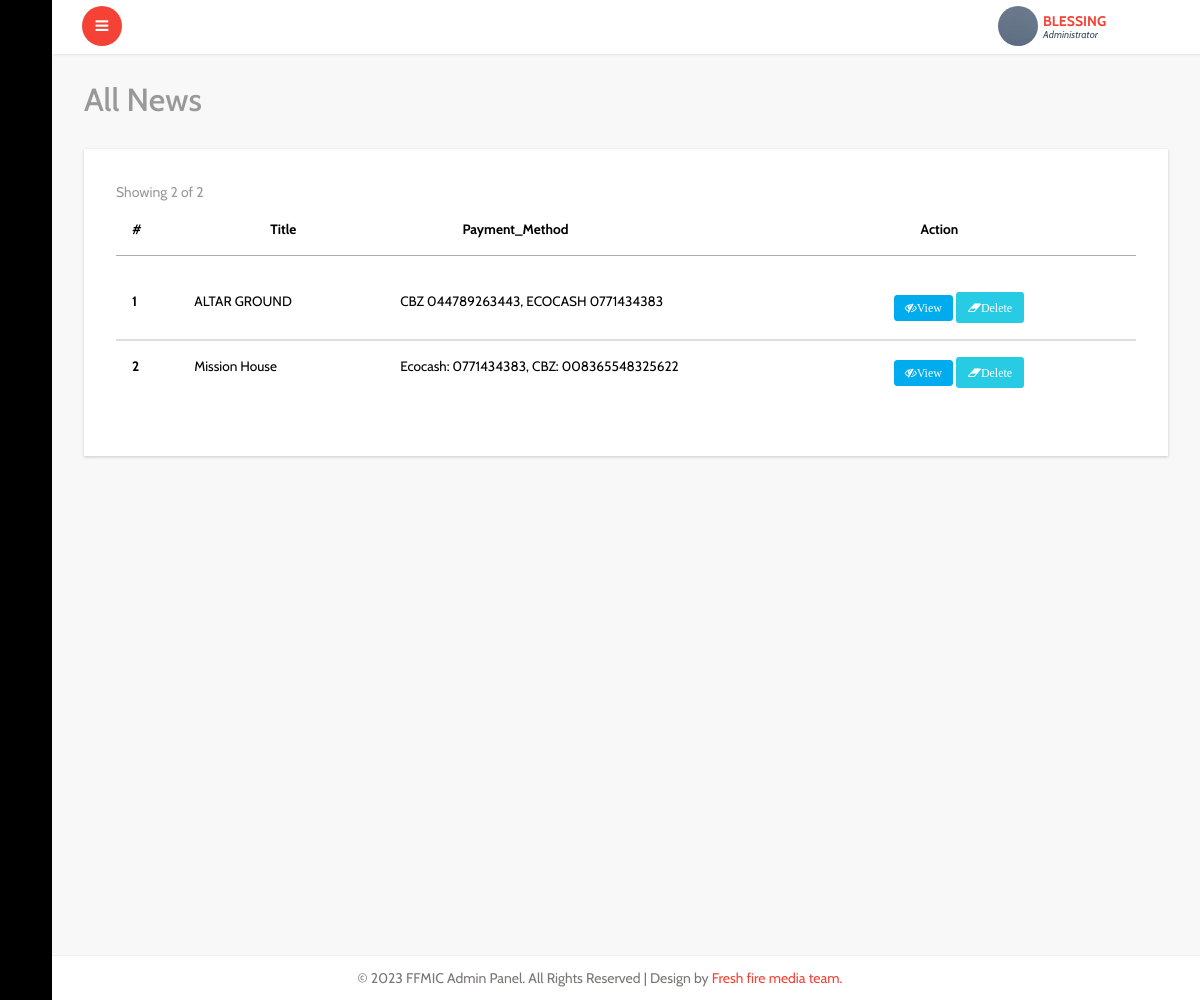
The app's page /admin/all-donation.php (signed in) with its own data.
### tables this page shows
CREATE TABLE IF NOT EXISTS `donation` (
  `id` int NOT NULL AUTO_INCREMENT,
  `title` varchar(60) NOT NULL,
  `detail` varchar(3000) NOT NULL,
  `payment_method` varchar(500) NOT NULL,
  `venue` varchar(120) NOT NULL,
  `phone` varchar(13) NOT NULL,
  PRIMARY KEY (`id`)
);

### idiorm.php (called while the page is built, shortened)
<?php
    class ORM implements ArrayAccess {
        protected static $_default_config = array(
            'connection_string' => 'sqlite::memory:',
            'id_column' => 'id',
            'id_column_overrides' => array(),
            'error_mode' => PDO::ERRMODE_EXCEPTION,
            'username' => null,
            'password' => null,
            'driver_options' => null,
            'identifier_quote_character' => null,
            'limit_clause_style' => null,
            'logging' => false,
            'logger' => null,
            'caching' => false,
            'caching_auto_clear' => false,
            'return_result_sets' => false,
        );
        protected static $_config = array();
        protected static $_db = array();
        protected static $_last_statement = null;
        protected $_connection_name;
        protected $_table_name;
        protected $_values = array();
        protected $_result_columns = array('*');
        protected $_join_sources = array();
        protected $_order_by = array();
        protected $_group_by = array();
        public static function configure($key, $value = null, $connection_name = self::DEFAULT_CONNECTION) {
            if (is_array($key)) {
                foreach ($key as $conf_key => $conf_value) {
                    self::configure($conf_key, $conf_value, $connection_name);
                }
            } else {
                if (is_null($value)) {
                    $value = $key;
                    $key = 'connection_string';
                }
                self::$_config[$connection_name][$key] = $value;
            }
        }
        public static function for_table($table_name, $connection_name = self::DEFAULT_CONNECTION) {
            return new self($table_name, array(), $connection_name);
        }
        protected static function _setup_db_config($connection_name) {
            if (!array_key_exists($connection_name, self::$_config)) {
                self::$_config[$connection_name] = self::$_default_config;
            }
        }
        public static function set_db($db, $connection_name = self::DEFAULT_CONNECTION) {
            self::$_db[$connection_name] = $db;
        }
        protected static function _setup_identifier_quote_character($connection_name) {
            if (is_null(self::$_config[$connection_name]['identifier_quote_character'])) {
                self::$_config[$connection_name]['identifier_quote_character'] =
                    self::_detect_identifier_quote_character($connection_name);
            }
        }
        public static function _setup_limit_clause_style($connection_name) {
            if (is_null(self::$_config[$connection_name]['limit_clause_style'])) {
                self::$_config[$connection_name]['limit_clause_style'] =
                    self::_detect_limit_clause_style($connection_name);
            }
        }
        protected static function _detect_identifier_quote_character($connection_name) {
            switch(self::get_db($connection_name)->getAttribute(PDO::ATTR_DRIVER_NAME)) {
                case 'mysql':
                case 'sqlite':
                case 'sqlite2':
                default:
                    return '`';
            }
        }
        protected static function _detect_limit_clause_style($connection_name) {
            switch(self::get_db($connection_name)->getAttribute(PDO::ATTR_DRIVER_NAME)) {
                default:
                    return ORM::LIMIT_STYLE_LIMIT;
            }
        }
        public static function get_db($connection_name = self::DEFAULT_CONNECTION) {
            return self::$_db[$connection_name];
        }
        public static function get_last_statement() {
            return self::$_last_statement;
        }
        protected static function _execute($query, $parameters = array(), $connection_name = self::DEFAULT_CONNECTION) {
            $statement = self::get_db($connection_name)->prepare($query);
            self::$_last_statement = $statement;
            $time = microtime(true);
            $q = $statement->execute();
            return $q;
        }
        protected static function _log_query($query, $parameters, $connection_name, $query_time) {
            if (!self::$_config[$connection_name]['logging']) {
                return false;
            }
            return true;
        }
        protected function __construct($table_name, $data = array(), $connection_name = self::DEFAULT_CONNECTION) {
            $this->_table_name = $table_name;
            $this->_connection_name = $connection_name;
        }
        public function find_array() {
            return $this->_run();
        }
        protected function _build_select() {
            return $this->_join_if_not_empty(" ", array(
                $this->_build_select_start(),
                $this->_build_join(),
                $this->_build_where(),
                $this->_build_group_by(),
                $this->_build_having(),
                $this->_build_order_by(),
                $this->_build_limit(),
                $this->_build_offset(),
            ));
        }
        protected function _build_select_start() {
            $fragment = 'SELECT ';
            $result_columns = join(', ', $this->_result_columns);
            $fragment .= "{$result_columns} FROM " . $this->_quote_identifier($this->_table_name);
            return $fragment;
        }
        protected function _build_join() {
            if (count($this->_join_sources) === 0) {
                return '';
            }
            return join(" ", $this->_join_sources);
        }
        protected function _build_where() {
            return $this->_build_conditions('where');
        }
        protected function _build_having() {
            return $this->_build_conditions('having');
        }
        protected function _build_group_by() {
            if (count($this->_group_by) === 0) {
                return '';
            }
            return "GROUP BY " . join(", ", $this->_group_by);
        }
        protected function _build_conditions($type) {
            $conditions_class_property_name = "_{$type}_conditions";
            if (count($this->$conditions_class_property_name) === 0) {
                return '';
            }
            $conditions = array();
            return strtoupper($type) . " " . join(" AND ", $conditions);
        }
        protected function _build_order_by() {
            if (count($this->_order_by) === 0) {
                return '';
            }
            return "ORDER BY " . join(", ", $this->_order_by);
        }
        protected function _build_limit() {
            $fragment = '';
            return $fragment;
        }
        protected function _build_offset() {
            return '';
        }
        protected function _join_if_not_empty($glue, $pieces) {
            $filtered_pieces = array();
            foreach ($pieces as $piece) {
                if (is_string($piece)) {
                    $piece = trim($piece);
                }
                if (!empty($piece)) {
                    $filtered_pieces[] = $piece;
                }
            }
            return join($glue, $filtered_pieces);
        }
        protected function _quote_one_identifier($identifier) {
            $parts = explode('.', $identifier);
            $parts = array_map(array($this, '_quote_identifier_part'), $parts);
            return join('.', $parts);
        }
        protected function _quote_identifier($identifier) {
            if (is_array($identifier)) {
                $result = array_map(array($this, '_quote_one_identifier'), $identifier);
                return join(', ', $result);
            } else {
                return $this->_quote_one_identifier($identifier);
            }
        }
        protected function _quote_identifier_part($part) {
            $quote_character = self::$_config[$this->_connection_name]['identifier_quote_character'];
            return $quote_character .
                   str_replace($quote_character,
                               $quote_character . $quote_character,
                               $part
                   ) . $quote_character;
        }
        protected function _run() {
            $query = $this->_build_select();
            $caching_enabled = self::$_config[$this->_connection_name]['caching'];
            self::_execute($query, $this->_values, $this->_connection_name);
            $statement = self::get_last_statement();
            $rows = array();
            while ($row = $statement->fetch(PDO::FETCH_ASSOC)) {
                $rows[] = $row;
            }
            $this->_values = array();
            $this->_result_columns = array('*');
            return $rows;
        }
        public function __call($name, $arguments)
        {
            $method = strtolower(preg_replace('/([a-z])([A-Z])/', '$1_$2', $name));
            if (method_exists($this, $method)) {
                return call_user_func_array(array($this, $method), $arguments);
            } else {
                throw new IdiormMethodMissingException("Method $name() does not exist in class " . get_class($this));
            }
        }
    }

### admin/all-donation.php (the view, shortened to what this page needs)
<?php include"header.php"; ?>
			<div id="page-wrapper">
				<div class="graphs">
					<h3 class="blank1">All News</h3>
					 <div class="xs tabls">
					 <div class="panel-body1">
					   <table class="table">
					    <thead>
							<tr>
							  <th>#</th>
							  <th>Title</th>
							  <th>Payment_Method</th>
							  <th>Action</th>
							</tr>
						  </thead>
						  <tbody>
						   <?php
                                $tbl_name="donation";
        $get_posts_tbl = ORM::for_table("$tbl_name")
                 ->find_array();
	$total_pages = count($get_posts_tbl);
	$limit = 10;
	$page = $_GET['page'];
	if($page)
		$start = ($page - 1) * $limit;
	else
		$start = 0;
				$result = $db->prepare("SELECT * FROM donation  ORDER BY id DESC LIMIT $start, $limit");
				$result->execute();
	$next = $page + 1;
	$lastpage = ceil($total_pages/$limit);
	 ?>
                            <span class="text-muted m-r-sm">Showing
                                 <?php if($lastpage == $next-1):?>
                                    <?=$total_pages?>
                                <?php else:?>
                                <?=$page * $limit?>
                            <?php endif;?>
                                of <?=$total_pages?>
                                        </span>
			    </div>
               </div>
                <table class="table">
                      <?php
				for($i=1; $row = $result->fetch(); $i++){
               ?>
							<tr>
							  <th scope="row"><?php echo $i; ?></th>
							  <td><?php echo $row['title']; ?></td>
							  <td><?php echo $row['payment_method']; ?></td>
							  <td>
							    <a href="../donation-detail.php?id=<?=$row['id'] ?>" target="_blank" class="fa fa-eye-slash btn btn-xs btn-primary">View</a>
                                <a href="deletedonation.php?id=<?=$row['id'] ?>" class="fa fa-eraser btn btn-xs btn-success warning_4 delbtn" >Delete</a>
							  </td>
							</tr>
							 <?php } ?>
						</table>
						</div>
						</div>
				</div>
		<?php include"footer.php"; ?>

### records on screen
donation: title "ALTAR GROUND", payment_method "CBZ 044789263443, ECOCASH 0771434383"
donation: title "Mission House", payment_method "Ecocash: 0771434383, CBZ: 008365548325622"

### other values on screen
$namee "BLESSING"
$total_pages "2"
